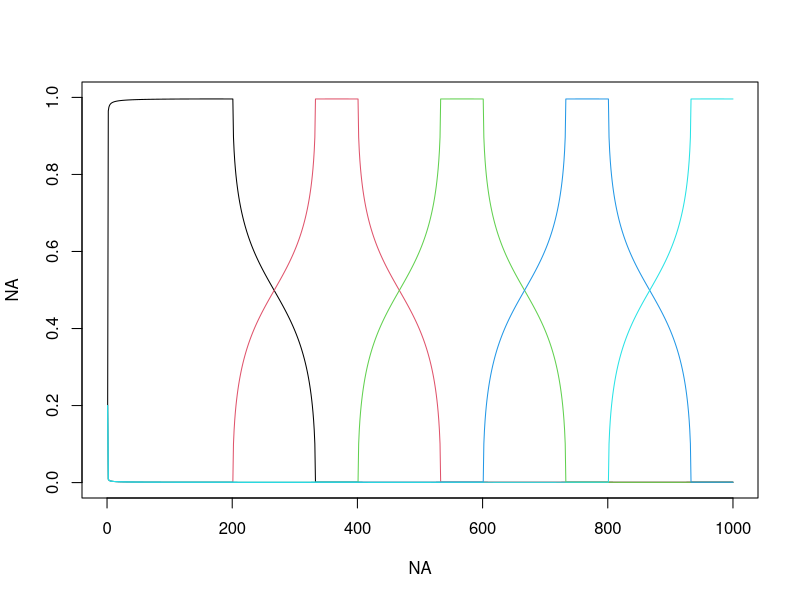
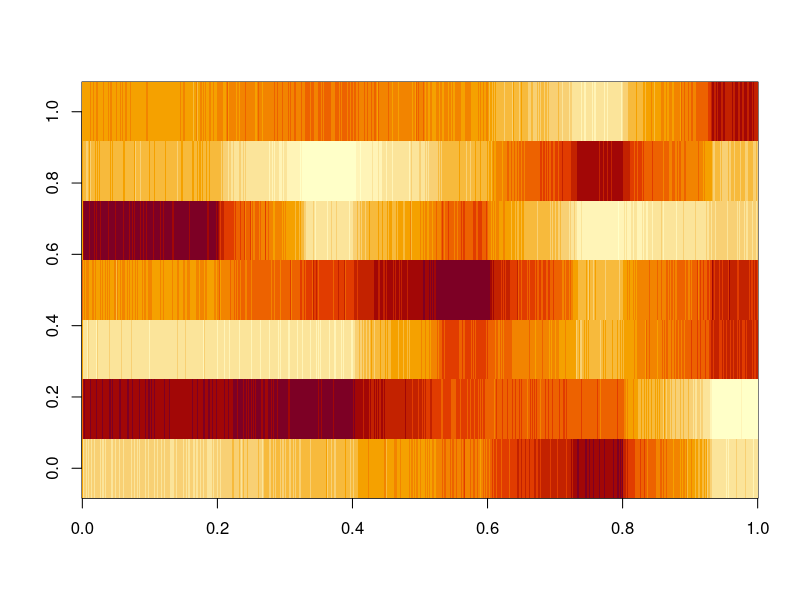

These charts were generated, in order, by the following R code: (Note: this script raises an error after producing the figures.)
rm(list=ls(all=T))
library('MCMCpack')
set.seed(1)

nbands=7
nloc=1000
ncommun=5
ndig.values=256 #number of digital values per pixel for remote sensing data

#theta: nloc * ncommun
if (ncommun==3) base=floor(nloc/(ncommun-1))
if (ncommun==5) base=floor(nloc/(ncommun-2))
if (ncommun==10) base=floor(nloc/(ncommun-4))

x=seq(from=-1,to=1,length.out=base)
y=sqrt(1-(x^2))*0.1
min1=0.0001
y[y<min1]=min1
# plot(x,y)

init=floor(nloc/ncommun)
seq1=c(seq(from=1,to=nloc,by=init),nloc)

theta=matrix(min1,nloc,ncommun)
for (i in 1:ncommun){
  seq2=seq1[i]:(seq1[i]+base-1)
  seq3=seq2[seq2<=nloc]
  theta[seq3,i]=y[1:length(seq3)]
}
theta=theta/matrix(apply(theta,1,sum),nloc,ncommun)
theta.true=theta

plot(NA,NA,xlim=c(0,nloc),ylim=c(0,1))
for (i in 1:ncommun) lines(1:nloc,theta[,i],col=i)

#omega matrix
# seq1=seq(from=0.95,to=0.1,length.out=ncommun)
omega.true=omega=matrix(runif(ncommun*nbands),ncommun,nbands)

#generate remote sensing data
remote=matrix(NA,nloc,nbands)
for (i in 1:nloc){
  for (j in 1:nbands){
    prob=theta[i,]%*%omega[,j]    
    remote[i,j]=rbinom(1,size=ndig.values,prob=prob)
  }
}
image(remote)

setwd('U:\\pedro\\lda remote sensing\\github_lda_remote_sensing')
write.csv(remote,'fake data remote.csv',row.names=F)
